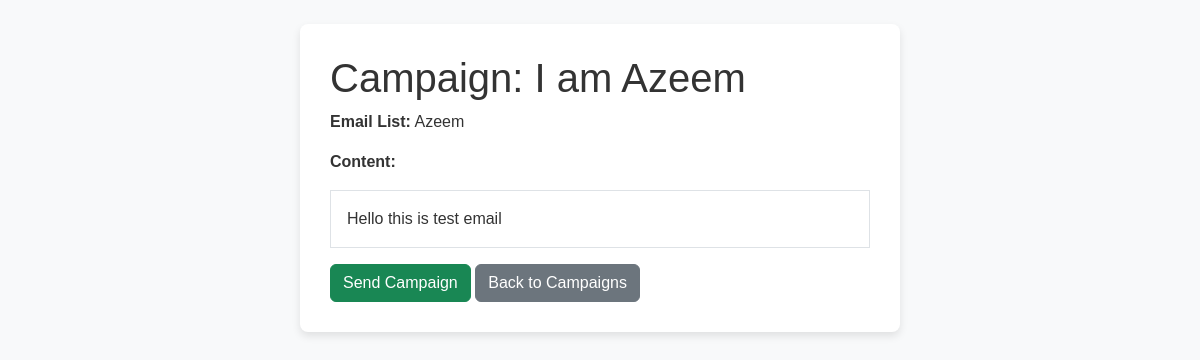
The app's page /campaigns/5/ (signed in) with its own data.
### djmailer/models.py (models this page shows, shortened)
class EmailCampaign(models.Model):
    subject=models.CharField(max_length=255)
    content=models.TextField()
    email_list=models.ForeignKey(EmailList,on_delete=models.CASCADE)
    created_at=models.DateTimeField(auto_now_add=True)

class EmailList(models.Model):
    name=models.CharField(max_length=100)

### djmailer/views.py (the view)
# urls.py: path('campaigns/<int:campaign_id>/', view.campaign_detail, name='campaign_detail'),
@login_required
def campaign_detail(request,campaign_id):
    campaign=get_object_or_404(EmailCampaign,id=campaign_id)
    return render(request,'djmailer/campaign_detail.html',{'campaign':campaign})

### djmailer/templates/djmailer/campaign_detail.html
{% extends 'base.html' %}
{% block content %}
<h1>Campaign: {{ campaign.subject }}</h1>
<p><strong>Email List:</strong> {{ campaign.email_list.name }}</p>
<p><strong>Content:</strong></p>
<div class="border p-3">
    {{ campaign.content }}
</div>
<a href="" class="btn btn-success mt-3">Send Campaign</a>
<a href="{% url 'campaign_list' %}" class="btn btn-secondary mt-3">Back to Campaigns</a>
{% endblock %}

### djmailer/templates/base.html (style rules this page uses)
body { padding-top: 70px; }
body { font-family: 'Arial', sans-serif; background-color: #f8f9fa; color: #333; margin: 0; padding: 0; }
a { color: #007bff; text-decoration: none; }

### records on screen
EmailCampaign: subject "I am Azeem", email_list.name "Azeem", content "Hello this is test email"
